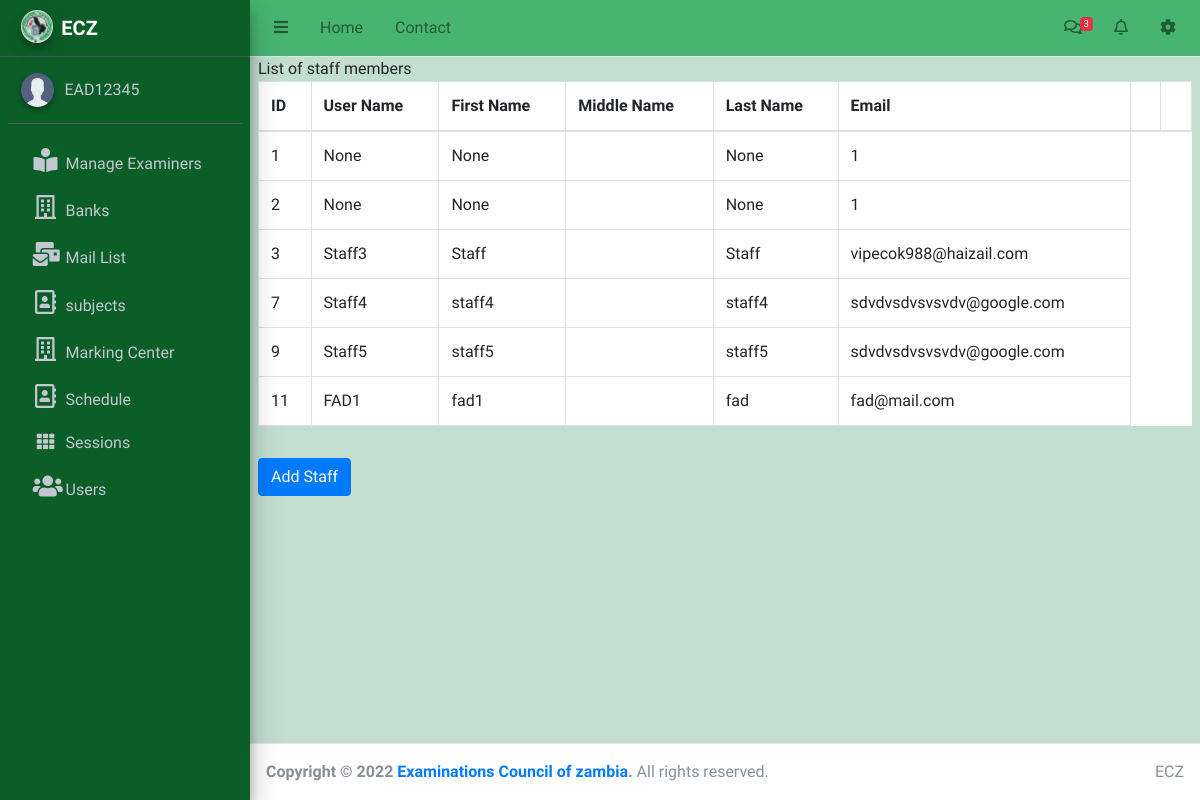
Page /staff/list (signed in) on the committed database.
### Examiner/models.py (models this page shows, shortened)
class CustomUser(AbstractUser):
    user_type_data = ((0, "ADMIN"),(1, "EAD"), (2, "FAD"), (3, "Examiner"),(4,"Station-Admin"))
    user_type = models.IntegerField(default=1, choices=user_type_data)
    is_admin=models.BooleanField(default=False)

class Staff(models.Model):
    user=models.OneToOneField(CustomUser,
        on_delete=models.CASCADE,null=True,blank=True)
    first_name=models.CharField(max_length=50,null=True)
    last_name=models.CharField(max_length=50,null=True)
    username=models.CharField(max_length=50,null=True)
    email=models.EmailField(null=False)
    created_at = models.DateTimeField(auto_now_add=True)
    updated_at = models.DateTimeField(auto_now=True)

### Examiner/StaffViews.py (the view)
# urls.py: path('staff/list',StaffViews.StaffListView.as_view(),name='staff-list'),
class StaffListView(ListView):
    model=Staff
    template_name='EAD/Stafflist.html'
    context_object_name='staffs'

### Examiner/templates/EAD/Stafflist.html (shortened to what this page needs)
{% extends 'base.html' %}
{% block content %}
List of staff members
<div class="table table-responsive">
    <table class="table table-bordered">
        <thead>
            <tr>
                <th>ID</th>
                <th>User Name</th>
                <th>First Name</th>
                <th>Middle Name</th>
                <th>Last Name</th>
                <th>Email</th>
                <th><th>
            </tr>
        </thead>
        <tbody>
        {% for item in staffs %}
        <tr>
            <td>{{item.id}}</td>
            <td>{{item.username}}</td>
            <td>{{item.first_name}}</td>
            <td>{{item.middle_name}}</td>
            <td>{{item.last_name}}</td>
            <td>{{item.email}}</td>
        </tr>
        {% endfor %}
        </tbody>
    </table>
</div>
<a href="{%url 'staff-create'%}" class="btn btn-primary">Add Staff</a>
{% endblock content %}

### Examiner/templates/EAD/sidebar.html (shortened to what this page needs)
{% load static%}
<aside class="main-sidebar sidebar-dark-primary  elevation-4">
    <a href="{% url 'ead-home'%}" class="brand-link">
      <img src="{% static '/img/ECZ-Logo2.jpg'%}" alt="AdminLTE Logo" class="brand-image img-circle elevation-3" style="opacity: .8">
      <span class="brand-text font-weight-heavy"><strong>ECZ</strong></span>
    </a>
    <div class="sidebar">
      <div class="user-panel mt-3 pb-3 mb-3 d-flex">
        <div class="image">
          <img src="{% static 'dist/img/user.png'%}" class="img-circle elevation-2" alt="User Image">
        </div>
        <div class="info" id="user">
          <a href="#" class="d-block">{{ request.user.username}}</a>
        </div>
      </div>
      <nav class="sidebar mt-2">
        <ul class="nav nav-pills nav-sidebar flex-column" data-widget="treeview" role="menu" data-accordion="false" id="nav_accordion">
          <li class="nav-item has-submenu">
            <a href="#" class="nav-link">
              <i class='nav-icon fas fa-book-reader' style='font-size:24px'></i>
              <p>
                Manage Examiners
              </p>
            </a>
          </li>
          <li class="nav-item">
            <a href="{%url 'bank-list'%}" class="nav-link">
              <i class='nav-icon far fa-building' style='font-size:24px'></i
              <p>
              Banks
            </a>
          </li>
            <li class="nav-item">
            <a href="{%url 'mail-list'%}" class="nav-link">
              <i class='nav-icon fas fa-mail-bulk' style='font-size:24px'></i>
              <p>
              Mail List
              </p>
            </a>
          </li>
          <li class="nav-item has-submenu">
            <a href="#" class="nav-link">
              <i class='nav-icon far fa-address-book' style='font-size:24px'></i>
              <p>
                subjects
              </p>
            </a>
          </li>
          <li class="nav-item">
            <a href="{%url 'marking-center'%}" class="nav-link">
              <i class='nav-icon far fa-building' style='font-size:24px'></i
              <p>
              Marking Center
            </a>
          </li>
          <li class="nav-item has-submenu">
            <a href="#" class="nav-link">
              <i class='nav-icon far fa-address-book' style='font-size:24px'></i>
              <p>
                Schedule
              </p>
            </a>
          </li>
          <li class="nav-item has-submenu">
            <a href="" class="nav-link">
              <i class="nav-icon fas fa-th"></i>
              <p>
                Sessions
              </p>
            </a>
          </li>
        {% if request.user.is_admin == True %}
        <li class="nav-item has-submenu">
          <a href="" class="nav-link">
            <i class='nav-icon fas fa-users' style='font-size:24px'></i>
            <p>
              Users
            </p>
          </a>
        </li>
        {% endif %}
        </ul>
      </nav>
    </div>
  </aside>

### static/css/style1.css (style rules this page uses)
.main-sidebar { background-color:#0b5e28 }

### rows in the picture
CustomUser: user.username "EAD12345"
Staff: id "1", username "None", first_name "None", last_name "None", email "1"
Staff: id "2", username "None", first_name "None", last_name "None", email "1"
Staff: id "3", username "Staff3", first_name "Staff", last_name "Staff", email "vipecok988@haizail.com"
Staff: id "7", username "Staff4", first_name "staff4", last_name "staff4", email "sdvdvsdvsvsvdv@google.com"
Staff: id "9", username "Staff5", first_name "staff5", last_name "staff5", email "sdvdvsdvsvsvdv@google.com"
Staff: id "11", username "FAD1", first_name "fad1", last_name "fad", email "fad@mail.com"
